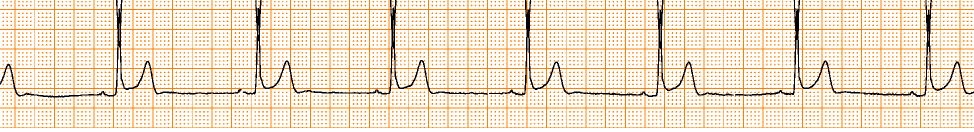
#> input picture lead-pictures/fullscan-II-cropped.png, 1948 x 264 px, found by its file name (shown at 1/2 size)
$ python -i SignalExtraction.py   (imports and definitions only)
#> lines starting #> are read from the running program, lines starting #| are printed output that depends on the picture; after the words box and inside, x2 and y2 are one past the last pixel; in counts of white or black regions, pixels touching at a corner belong together
### digitize/Vision.py
"""
Vision.py
Created March 2, 2021

Contains all general methods for image processing. (Try to keep all the ugly cv2 calls in here.)
"""
import math

import cv2
import numpy as np

from .Optimization import climb1dHill


# [7 lines left out: function houghLines, not called in this run]


def getLinesInDirection(lines, directionInDegrees):
    # Get only lines in one direction
    return [(rho, theta) for rho, theta in lines if math.isclose(theta * 180/math.pi, directionInDegrees, abs_tol=2)]


def houghLineToAngle(line):
    rho, theta = line
    return theta * 180/math.pi


# This could help with extracting the signal from the grid
# [17 lines left out: functions openImage, blur, not called in this run]


def greyscale(colorImage: np.ndarray):
    """Uses:
        `grey = 0.299 * red + 0.587 * green, 0.114 * blue`

    The "standard method" given in equation (2) by Mallawaarachchi.
    """
    return cv2.cvtColor(colorImage, cv2.COLOR_BGR2GRAY)


# [9 lines left out: function binarize, not called in this run]


def invert(greyscaleImage):
    assert len(greyscaleImage.shape) == 2


def histogram(greyImage: np.ndarray):
    bins = 256
    lightnesses = greyImage.ravel()
    histogram = np.array(
        [
            (lightnesses == i).sum() for i in range(bins)
        ]
    )
    return histogram


def normalizeGreyscale(image: np.ndarray):
    return image / 255


def otsuThresholdSelection(image: np.ndarray):
    """
    A Threshold Selection Method from Gray-Level Histograms - Nobuyuki Otsu
    http://web-ext.u-aizu.ac.jp/course/bmclass/documents/otsu1979.pdf
    """

    L = 256
    height, width = image.shape
    N = height * width
    n = histogram(image)
    p = n / N

    def ω(k: int) -> float:
        return sum(p[0:k])

    def μ(k: int) -> float:
        return sum([(i+1) * p_i for i, p_i in enumerate(p[0:k])])

    μ_T = μ(L)

    def σ_B(k: int) -> float: # Technically σ^2_B
        numerator   = (μ_T * ω(k) - μ(k))**2
        denominator =  ω(k) * ( 1 - ω(k) )
        return numerator / denominator

    k = climb1dHill(range(L), σ_B)

    return k

### digitize/Optimization.py
"""
optimization.py
Created February 17, 2021

Methods related to optimization.
"""
from typing import Callable, List, Optional, Tuple, Union


def climb1dHill(xs: List[int], evaluate: Callable[[int], Union[float, int]]) -> int:
    """[summary]

    Args:
        xs (Iterable[int]): The input values to try (in order) ex: [0,1,2,3,4]
        evaluate (Callable[[int], Union[float, int]]): The evaluation function to decide which x is highest

    Returns:
        int: [description]
    """
    evaluations = {}

    def cachedEvaluate(index: int) -> float:
        if index not in evaluations:
            evaluations[index] = evaluate(index)
        return evaluations[index]

    def neighbors(index: int) -> Tuple[Optional[int], Optional[int]]:
        left, right = None, None
        if index > 0:
            left = index - 1
        if index < len(xs) - 1:
            right = index + 1
        return (left, right)

    startIndex = len(xs) // 2
    currentIndex, currentScore = startIndex, cachedEvaluate(xs[startIndex])

    while True:
        left, right = neighbors(currentIndex)
        if left is None or right is None:
            # TODO: Handle this?
            raise NotImplementedError

        leftScore, rightScore = cachedEvaluate(xs[left]), cachedEvaluate(xs[right])

        # If the left step improves our score, head that way
        if left is not None and leftScore > currentScore:
            currentIndex, currentScore = left, leftScore
            continue

        # If the right step improves our score, head that way
        if right is not None and rightScore > currentScore:
            currentIndex, currentScore = right, rightScore
            continue

        # Either we're at an edge or both directions are worse
        return xs[currentIndex]

### digitize/SignalExtraction/_SignalExtraction.py
"""
SignalExtraction.py
Created February 17, 2021

Provides methods for converting binary image of signal into signal data.
"""


from typing import Any, Callable, Generator, Iterable, Optional, Tuple, TypeVar, Union
import numpy as np
from math import sqrt, asin, pi
from heapq import heapify, heappop, heappush, heapreplace

from ..Common import *


# [28 lines left out: functions findFirstLastNonZeroPixels, naïveHorizontalScan, not called in this run]


def findContiguousRegions(oneDimImage: np.ndarray) -> Iterable[Tuple[int, int]]:
    """
    ex: |---###--#-----#####|  (where # is on, - is off)
        |0123456789...      |
    returns [(3,5), (8,8), (14,18)]
    """
    locations = []
    start = None
    for index, pixel in enumerate(oneDimImage):
        if pixel > 0 and start is None:
            start = index
        elif pixel == 0 and start is not None:
            locations.append((start, index))
            start = None

    return locations


def findContiguousRegionCenters(oneDimImage: np.ndarray) -> Iterable[int]:
    """
    ex: |---###--#-----#####|  (where # is on, - is off)
        |0123456789...      |
    returns [4, 8, 16]

    Rounds down to the nearest int
    """
    return [int(np.mean(list(locationPair))) for locationPair in findContiguousRegions(oneDimImage)]


def euclideanDistance(x: int, y: int) -> int:
    return sqrt((x**2) + (y**2))

hypotenuse = euclideanDistance

def distanceBetweenPoints(firstPoint: Tuple[int, int], secondPoint: Tuple[int, int]) -> int:
    return euclideanDistance(firstPoint[0] - secondPoint[0], firstPoint[1] - secondPoint[1])


def angleFromOffsets(x: int, y: int) -> float:
    return asin(y/hypotenuse(x,y)) / pi * 180


# [4 lines left out: function angleBetweenPoints, not called in this run]


def angleSimilarity(firstAngle: float, secondAngle: float) -> float:
    return (180 - abs(secondAngle - firstAngle)) / 180


# [9 lines left out: function searchArea, not called in this run]


def getPointLocations(image: np.ndarray) -> np.ndarray:
    columns = np.swapaxes(image, 0, 1)

    pointLocations = []

    # Scan horizontally across the image
    for column, pixels in enumerate(columns):
        # Get all points that could be part of a signal
        rows = findContiguousRegionCenters(pixels)
        points = mapList(rows, lambda row: (row, column))

        pointLocations.append(points)

    return pointLocations


class SignalBuilder():
    DEFAULT_ORIENTATION: float = 0.0
    DISTANCE_WEIGHT: float = 0.2

    assert DISTANCE_WEIGHT <= 1 and DISTANCE_WEIGHT >= 0

    # [15 lines left out: functions __init__, startingAt, not called in this run]

    @property
    def cacheIsValid(self):
        return self.orientations[-1] == self.cacheValidationFinalOrientation

    # [20 lines left out: functions calculateAverageOrientation, currentOrientation, likelihoodOfBeingInSignal, not called in this run]

    @property
    def lastPoint(self) -> Optional[Tuple[Int, Int]]:
        return self.points[-1] if len(self.points) else None

    # [108 lines left out: functions addPoint, batch, traceLines, not called in this run]

### digitize/Common.py
"""
Common.py
Created February 17, 2021

Holds helper functions and types used by all modules.
"""
from collections import Counter
from functools import partial
from typing import Any, Callable, Iterable, Tuple, TypeVar, Union

import numpy as np
from numpy import mean, median


# Types
List = list
Int = int
Float = float
Numeric = Union[Float, Int]

A = TypeVar("A")
B = TypeVar("B")


def reversedRange(stop):
    return range(stop-1, -1, -1)

def inclusiveRange(start, stop):
    return range(start, stop+1)

def neg(inputValue: Int) -> Int:
    return -1 * inputValue

def upperClamp(value: Numeric, limit: Numeric) -> Numeric:
    return value if (value < limit) else limit

def lowerClamp(value: Numeric, limit: Numeric) -> Numeric:
    return value if (value > limit) else limit

def mapList(elements: Iterable[A], func: Callable[[A], B]) -> Iterable[B]:
    return list(map(func, elements))

def flatten(listOfLists: Iterable[Iterable[A]]) -> Iterable[A]:
    return [e for _list in listOfLists for e in _list]

def flatMap(elements: Iterable[A], func: Callable[[A], Iterable[Iterable[B]]]) -> Iterable[B]:
    return flatten(mapList(elements, func))

def filterList(elements: Iterable[A], func: Callable[[A], A]) -> Iterable[A]:
    return list(filter(func, elements))

def sorted(unsortedList):
    unsortedList.sort()
    return unsortedList

def calculateDistancesBetweenValues(sortedList):
    spacings = [y-x for (x, _), (y, _) in zip(sortedList[0:-1], sortedList[1:])]
    return spacings

def mode(data) -> Numeric:
    value, _ = Counter(data).most_common(1)[0]  # returns a list of n most common (i.e., `[(value, count), ...]`)
    return value

def zipDict(dictionary) -> Iterable[Tuple[Any, Any]]:
    """Zips the (key, value)s of a dict into a list. Can be reversed with the `dict` constructor."""
    return [(key, value) for key,value in dictionary.items()]

# [11 lines left out: functions padLeft, padRight, not called in this run]

def emptyOrNone(elements):
    return len(elements) == 0 or elements is None

### scripts/SignalExtraction.py
#!$HOME/.pyenv/shims/python
# coding: utf-8

import os
# [4 lines not run here, left out]

from collections import defaultdict

import cv2
from cv2 import data
import matplotlib.pyplot as plt
from cv2 import imread as loadImage

from digitize.SignalExtraction._SignalExtraction import *
from digitize.SignalDetection import *
from digitize.Vision import *
from digitize.Visualization import *


def detectSignal(image, otsuHedging: int = 0.6, kernelSize: int = 3, erosions: int = 1, dilations: int = 1):
    threshold = otsuThresholdSelection(greyscale(image)) * otsuHedging
    _, binary = cv2.threshold(greyscale(image), threshold, 1, cv2.THRESH_BINARY_INV)

    eroded = binary

    for _ in range(erosions):
        eroded = cv2.erode(
            eroded,
            cv2.getStructuringElement(cv2.MORPH_CROSS, (kernelSize, kernelSize))
        )

    dilated = eroded

    for _ in range(dilations):
        dilated = cv2.dilate(
            dilated,
            cv2.getStructuringElement(cv2.MORPH_DILATE, (kernelSize, kernelSize))
        )

    return dilated


# image = loadImage("lead-pictures/slighty-noisey-aVL-small.png")
# image = loadImage("lead-pictures/007-cropped.jpeg")
# image = loadImage("lead-pictures/II.png")
image = loadImage("lead-pictures/fullscan-II-cropped.png")
#> image is the input picture: shape (264, 1948, 3); mean B, G, R 203.6, 225.7, 247.5
# [1 line not run here, left out]

_, width, _ = image.shape

binary = detectSignal(image, otsuHedging=0.6, erosions=0, dilations=0)
#> in greyscale, `return cv2.cvtColor(colorImage, cv2.COLOR_BGR2GRAY)`:
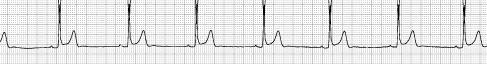
#> returned value: shape (264, 1948) (shown at 1/4 size); min 0, max 255, mean 229.6
#> in otsuThresholdSelection, `L = 256`: L = 256
#> in histogram, `histogram = np.array( [ (lightnesses == i).sum() for i in range(bins) ..`: histogram = 256 values, max 410709 at index 255, min 0 at index 1, mean 2008.9
#> in otsuThresholdSelection, `n = histogram(image)`: n has the same summary as histogram in histogram
#> in otsuThresholdSelection, `p = n / N`: p = 256 values, max 0.799 at index 255, min 0 at index 1, mean 0.00391
#> in otsuThresholdSelection, `μ_T = μ(L)`: μ_T = 230.6
#> in σ_B, `numerator   = (μ_T * ω(k) - μ(k))**2`: numerator = 45.27
#> in σ_B, `denominator =  ω(k) * ( 1 - ω(k) )`: denominator = 0.0284
#> in climb1dHill, `currentIndex, currentScore = startIndex, cachedEvaluate(xs[startIndex])`: currentIndex = 128; currentScore = 1591.7
#> the loop in climb1dHill, `while True:` made 1 pass
#> (left, right, leftScore, rightScore) on pass 1: (127, 129, 1591.7, 1591.7)
#> after the loop in climb1dHill, `while True:`: currentIndex = 128; currentScore = 1591.7
#> in otsuThresholdSelection, `k = climb1dHill(range(L), σ_B)`: k = 128
#> in detectSignal, `threshold = otsuThresholdSelection(greyscale(image)) * otsuHedging`: threshold = 76.8
#> in detectSignal, `_, binary = cv2.threshold(greyscale(image), threshold, 1, cv2.THRESH_B..`:
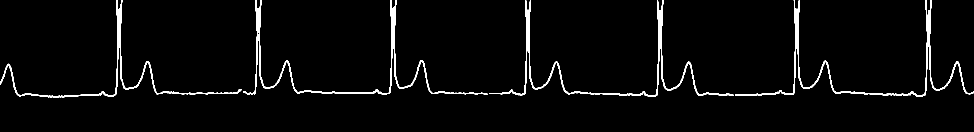
#> binary: shape (264, 1948) (shown at 1/2 size); values 0 (black) and 1 (white), 2.9% white; 4 white regions, box (x1, y1, x2, y2) and area: (1470, 0, 1948, 194) 4083, (978, 0, 1468, 194) 4081, (486, 0, 975, 190) 3993, (0, 0, 483, 195) 2912


# plt.imshow(binary * -1 + np.full_like(binary, 1), cmap='Greys')
# plt.show()


pointsByColumn = getPointLocations(binary)
#> in getPointLocations, `columns = np.swapaxes(image, 0, 1)`:
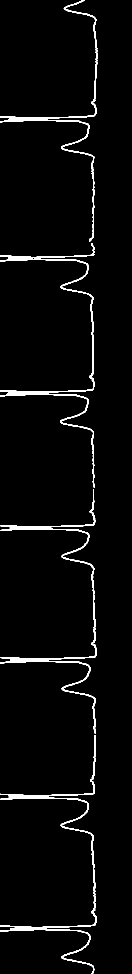
#> columns: shape (1948, 264) (shown at 1/2 size); values 0 (black) and 1 (white), 2.9% white; 4 white regions, box (x1, y1, x2, y2) and area: (0, 1470, 194, 1948) 4083, (0, 978, 194, 1468) 4081, (0, 486, 190, 975) 3993, (0, 0, 195, 483) 2912
#> the loop in getPointLocations, `for column, pixels in enumerate(columns):` made 1948 passes
#> (rows, points) on passes 1 to 3: ([167], [(167, 0)]), ([165], [(165, 1)]), ([164], [(164, 2)])
#> after the loop in getPointLocations, `for column, pixels in enumerate(columns):`: pointLocations = 1948 items
#> pointsByColumn = 1948 items
points = np.array(flatten(pointsByColumn))
#> points = 1990 pairs, first value 0 to 193, second value 0 to 1947


# [7 lines of commented-out code are left out]

# [8 lines left out: function score, not called in this run]

def getAdjacent(pointsByColumn, bestPathToPoint, startingColumn, minimumLookBack):
    rightColumnIndex = startingColumn
    leftColumnIndex = lowerClamp(startingColumn-minimumLookBack, 0)

    result = flatten(pointsByColumn[leftColumnIndex:rightColumnIndex])

    while len(result) == 0 and leftColumnIndex >= 0:
        leftColumnIndex -= 1
        result = flatten(pointsByColumn[leftColumnIndex:rightColumnIndex])

    for point in result:
        x, y = point
        pointScore, _, pointAngle = bestPathToPoint[y][x]
        yield pointScore, point, pointAngle


minimumLookBack = 1

bestPathToPoint = defaultdict(dict)

# TODO: Allow some leeway either (1) Initialize the first N columns with 0s or (2) Search until some threshold for seeding is met
# Initialize the DP table with base cases (far left side)
# [17 lines not run here, left out]

# TODO: Search backward in some 2D area for the best path ?
OPTIMAL_ENDING_WIDTH = 20
optimalCandidates = getAdjacent(pointsByColumn, bestPathToPoint, startingColumn=width, minimumLookBack=OPTIMAL_ENDING_WIDTH)
# [1 line that did not run here, left out]

# [1 line not run here, left out]

bestPath = []

# [4 lines not run here, left out]

signal = np.full(width, np.nan)

# [2 lines not run here, left out]

# [1 line that did not run here, left out]

# [5 lines not run here, left out]


# TODO:
# - Treat all pixels as nodes?
# - Add prior weights that incentivize nodes that are in the middle (horizontall and vertically) of other pixels to draw the line to the center of the signal trace

>>> import cv2
>>> picture = cv2.imread('../lead-pictures/fullscan-II-cropped.png')
>>> result = detectSignal(picture)
#> the loop in climb1dHill (call 2), `while True:` made 1 pass
#> the loop in detectSignal (call 2), `for _ in range(erosions):` made 1 pass
#> pass 1, in detectSignal (call 2), `eroded = cv2.erode( eroded, cv2.getStructuringElement(cv2.MORPH_CROSS,..`:
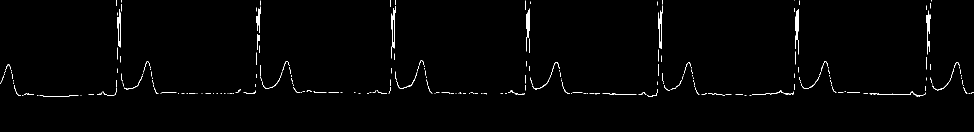
#> eroded: shape (264, 1948) (shown at 1/2 size); values 0 (black) and 1 (white), 1.1% white; 217 white regions (161 under 20 px), largest, box (x1, y1, x2, y2) and area: (1590, 18, 1598, 109) 370, (1853, 21, 1861, 109) 336, (782, 12, 791, 117) 323
#> the loop in detectSignal (call 2), `for _ in range(dilations):` made 1 pass
#> pass 1, in detectSignal (call 2), `dilated = cv2.dilate( dilated, cv2.getStructuringElement(cv2.MORPH_DIL..`:
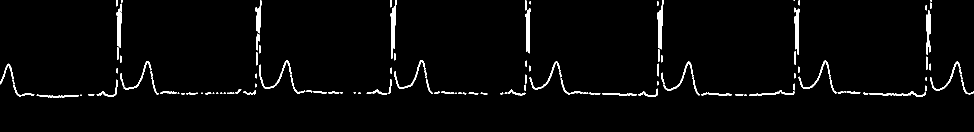
#> dilated: shape (264, 1948) (shown at 1/2 size); values 0 (black) and 1 (white), 2.6% white; 102 white regions (17 under 20 px), largest, box (x1, y1, x2, y2) and area: (781, 0, 793, 118) 684, (1315, 0, 1327, 99) 621, (1589, 17, 1599, 110) 597

$ run again, on lead-pictures/007-cropped.jpeg
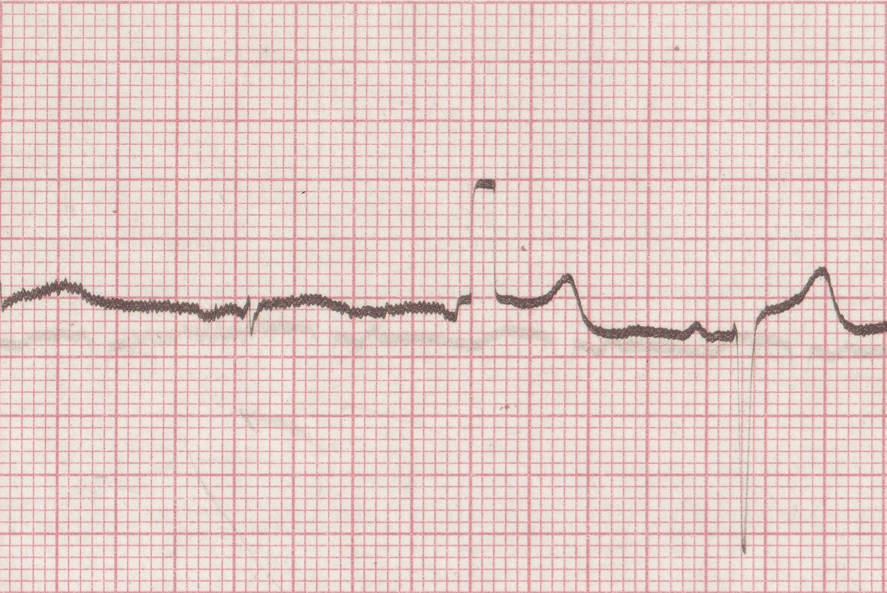
#> input picture lead-pictures/007-cropped.jpeg, 1773 x 1185 px (shown at 1/2 size)
#> picture is the input picture: shape (1185, 1773, 3); mean B, G, R 199.6, 204.7, 228.4
#> in greyscale (call 2), `return cv2.cvtColor(colorImage, cv2.COLOR_BGR2GRAY)`:
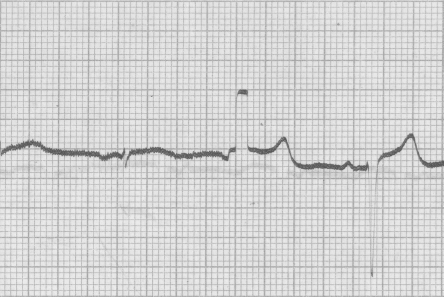
#> returned value: shape (1185, 1773) (shown at 1/4 size); min 54, max 249, mean 211.2
#> L = 256
#> histogram = 256 values, max 112613 at index 227, min 0 at index 0, mean 8207.1
#> n has the same summary as histogram in histogram
#> p = 256 values, max 0.0536 at index 227, min 0 at index 0, mean 0.00391
#> μ_T = 212.2
#> numerator = 2.48
#> denominator = 0.0142
#> in climb1dHill, `currentIndex, currentScore = startIndex, cachedEvaluate(xs[startIndex])`: currentIndex = 128; currentScore = 175.2
#> the loop in climb1dHill, `while True:` made 74 passes
#> (leftScore, rightScore, currentScore) on passes 1 to 8: (174.1, 176.1, 176.1), (175.2, 177.1, 177.1), (176.1, 178, 178), (177.1, 178.7, 178.7), (178, 179.5, 179.5), (178.7, 180.2, 180.2), (179.5, 180.8, 180.8), (180.2, 181.4, 181.4)
#> after the loop in climb1dHill, `while True:`: currentIndex = 201; currentScore = 390.7
#> k = 201
#> threshold = 120.6
#> binary: shape (1185, 1773); values 0 (black) and 1 (white), 1.3% white; 43 white regions (37 under 20 px), largest, box (x1, y1, x2, y2) and area: (4, 558, 500, 645) 8088, (992, 547, 1475, 685) 7735, (507, 588, 917, 644) 6685, (1513, 534, 1773, 673) 4034, (950, 358, 991, 379) 552, (915, 587, 943, 614) 360
#> the loop in detectSignal (call 2), `for _ in range(dilations):` made 1 pass
#> pass 1, in detectSignal (call 2), `dilated = cv2.dilate( dilated, cv2.getStructuringElement(cv2.MORPH_DIL..`:
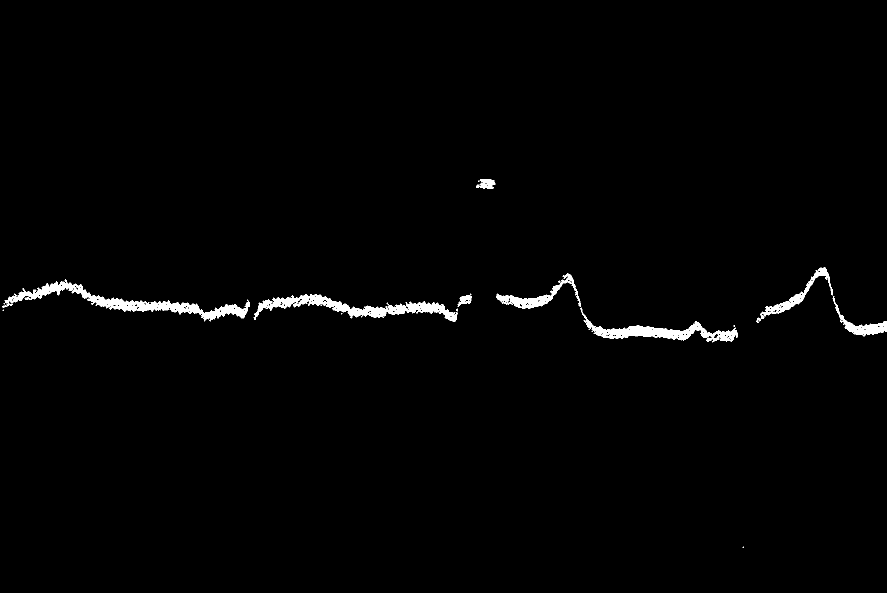
#> dilated: shape (1185, 1773) (shown at 1/2 size); values 0 (black) and 1 (white), 1.2% white; 26 white regions (17 under 20 px), largest, box (x1, y1, x2, y2) and area: (4, 559, 500, 643) 7599, (507, 588, 915, 644) 6343, (1161, 615, 1475, 685) 5065

$ run again, on lead-pictures/II.png
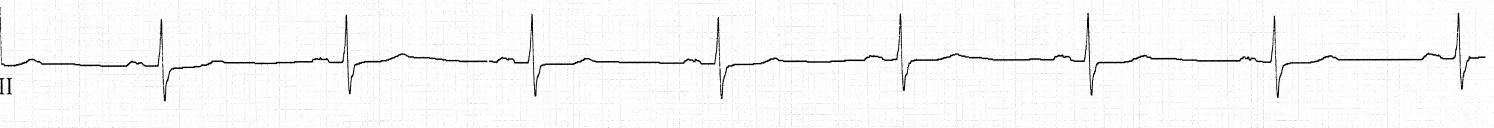
#> input picture lead-pictures/II.png, 5975 x 511 px (shown at 1/4 size)
#> picture is the input picture: shape (511, 5975, 3); min 0, max 255, mean 247.8
#> L = 256
#> histogram = 256 values, max 2712450 at index 255, min 0 at index 4, mean 11926.7
#> n has the same summary as histogram in histogram
#> p = 256 values, max 0.888 at index 255, min 0 at index 4, mean 0.00391
#> μ_T = 248.8
#> numerator = 17.99
#> denominator = 0.0183
#> in climb1dHill, `currentIndex, currentScore = startIndex, cachedEvaluate(xs[startIndex])`: currentIndex = 128; currentScore = 983.3
#> the loop in climb1dHill, `while True:` made 2 passes
#> (left, right, leftScore, rightScore, currentIndex, currentScore) on pass 1: (127, 129, 983, 983.7, 129, 983.7)
#> after the loop in climb1dHill, `while True:`: currentIndex = 129; currentScore = 983.7
#> k = 129
#> threshold = 77.4
#> in detectSignal (call 2), `_, binary = cv2.threshold(greyscale(image), threshold, 1, cv2.THRESH_B..`:
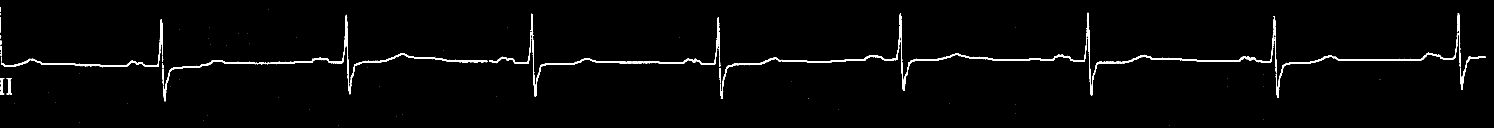
#> binary: shape (511, 5975) (shown at 1/4 size); values 0 (black) and 1 (white), 1.6% white; 89 white regions (52 under 20 px), largest, box (x1, y1, x2, y2) and area: (2131, 68, 2880, 386) 6082, (4346, 51, 4982, 383) 5298, (5103, 153, 5831, 392) 4961
#> the loop in detectSignal (call 2), `for _ in range(erosions):` made 1 pass
#> pass 1, in detectSignal (call 2), `eroded = cv2.erode( eroded, cv2.getStructuringElement(cv2.MORPH_CROSS,..`:
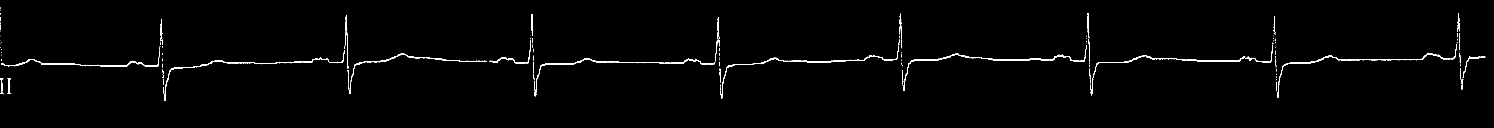
#> eroded: shape (511, 5975) (shown at 1/4 size); values 0 (black) and 1 (white), 0.95% white; 170 white regions (108 under 20 px), largest, box (x1, y1, x2, y2) and area: (2883, 182, 3596, 395) 2958, (653, 224, 1375, 404) 2950, (5108, 176, 5828, 391) 2929
